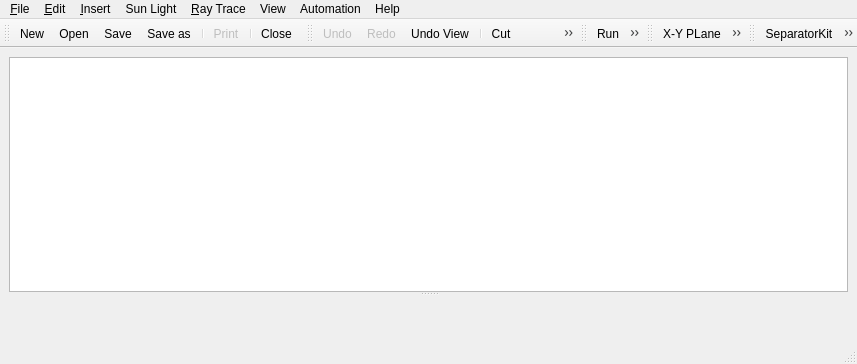
<?xml version="1.0" encoding="UTF-8"?>
<ui version="4.0">
 <author>Manuel J. Blanco</author>
 <class>MainWindow</class>
 <widget class="QMainWindow" name="MainWindow">
  <property name="enabled">
   <bool>true</bool>
  </property>
  <property name="geometry">
   <rect>
    <x>0</x>
    <y>0</y>
    <width>857</width>
    <height>364</height>
   </rect>
  </property>
  <property name="sizePolicy">
   <sizepolicy hsizetype="Expanding" vsizetype="Expanding">
    <horstretch>0</horstretch>
    <verstretch>0</verstretch>
   </sizepolicy>
  </property>
  <property name="acceptDrops">
   <bool>true</bool>
  </property>
  <property name="windowTitle">
   <string>Tonatiuh</string>
  </property>
  <property name="windowIcon">
   <iconset resource="../../tonatiuh.qrc">
    <normaloff>:/icons/LogoTonatiuh.png</normaloff>:/icons/LogoTonatiuh.png</iconset>
  </property>
  <widget class="QWidget" name="centralWidget">
   <property name="sizePolicy">
    <sizepolicy hsizetype="Expanding" vsizetype="Expanding">
     <horstretch>0</horstretch>
     <verstretch>0</verstretch>
    </sizepolicy>
   </property>
   <layout class="QVBoxLayout">
    <item>
     <widget class="QSplitter" name="horizontalSplitter">
      <property name="orientation">
       <enum>Qt::Horizontal</enum>
      </property>
      <widget class="QSplitter" name="modelSplitter">
       <property name="orientation">
        <enum>Qt::Vertical</enum>
       </property>
       <widget class="SceneModelView" name="treeView">
        <property name="sizePolicy">
         <sizepolicy hsizetype="Preferred" vsizetype="Preferred">
          <horstretch>0</horstretch>
          <verstretch>0</verstretch>
         </sizepolicy>
        </property>
        <property name="acceptDrops">
         <bool>true</bool>
        </property>
        <property name="horizontalScrollBarPolicy">
         <enum>Qt::ScrollBarAsNeeded</enum>
        </property>
        <property name="dragEnabled">
         <bool>true</bool>
        </property>
        <property name="dragDropMode">
         <enum>QAbstractItemView::InternalMove</enum>
        </property>
        <property name="selectionBehavior">
         <enum>QAbstractItemView::SelectRows</enum>
        </property>
        <property name="allColumnsShowFocus">
         <bool>false</bool>
        </property>
       </widget>
       <widget class="ParametersView" name="parametersView" native="true">
        <property name="sizePolicy">
         <sizepolicy hsizetype="Preferred" vsizetype="Preferred">
          <horstretch>0</horstretch>
          <verstretch>0</verstretch>
         </sizepolicy>
        </property>
       </widget>
      </widget>
     </widget>
    </item>
   </layout>
  </widget>
  <widget class="QMenuBar" name="menubar">
   <property name="geometry">
    <rect>
     <x>0</x>
     <y>0</y>
     <width>857</width>
     <height>20</height>
    </rect>
   </property>
   <widget class="QMenu" name="menuEdit">
    <property name="title">
     <string>&amp;Edit</string>
    </property>
    <addaction name="actionUndo"/>
    <addaction name="actionRedo"/>
    <addaction name="separator"/>
    <addaction name="actionCut"/>
    <addaction name="actionCopy"/>
    <addaction name="actionPaste_Copy"/>
    <addaction name="actionPaste_Link"/>
    <addaction name="actionDelete"/>
   </widget>
   <widget class="QMenu" name="menuFile">
    <property name="title">
     <string>&amp;File</string>
    </property>
    <widget class="QMenu" name="menuRecent">
     <property name="title">
      <string>&amp;Recent</string>
     </property>
    </widget>
    <addaction name="actionNew"/>
    <addaction name="actionOpen"/>
    <addaction name="menuRecent"/>
    <addaction name="separator"/>
    <addaction name="actionSave"/>
    <addaction name="actionSaveAs"/>
    <addaction name="actionSaveComponent"/>
    <addaction name="separator"/>
    <addaction name="actionPrint"/>
    <addaction name="separator"/>
    <addaction name="actionClose"/>
   </widget>
   <widget class="QMenu" name="menuView">
    <property name="title">
     <string>View</string>
    </property>
    <addaction name="actionAxis"/>
    <addaction name="actionBackground"/>
    <addaction name="actionEdit_Mode"/>
    <addaction name="separator"/>
    <addaction name="action_X_Y_Plane"/>
    <addaction name="action_X_Z_Plane"/>
    <addaction name="action_Y_Z_Plane"/>
    <addaction name="actionSunPlane"/>
    <addaction name="separator"/>
    <addaction name="actionGrid"/>
    <addaction name="actionGridSettings"/>
   </widget>
   <widget class="QMenu" name="menuInsert">
    <property name="title">
     <string>&amp;Insert</string>
    </property>
    <widget class="QMenu" name="menuShape">
     <property name="enabled">
      <bool>false</bool>
     </property>
     <property name="title">
      <string>Shape</string>
     </property>
    </widget>
    <widget class="QMenu" name="menuMaterial">
     <property name="enabled">
      <bool>false</bool>
     </property>
     <property name="title">
      <string>Material</string>
     </property>
    </widget>
    <widget class="QMenu" name="menuTracker">
     <property name="enabled">
      <bool>false</bool>
     </property>
     <property name="title">
      <string>Tracker</string>
     </property>
    </widget>
    <addaction name="actionNode"/>
    <addaction name="actionShapeKit"/>
    <addaction name="separator"/>
    <addaction name="menuShape"/>
    <addaction name="menuMaterial"/>
    <addaction name="menuTracker"/>
    <addaction name="separator"/>
    <addaction name="actionUserComponent"/>
   </widget>
   <widget class="QMenu" name="menuSun_Light">
    <property name="title">
     <string>Sun Light</string>
    </property>
    <addaction name="actionDefine_SunLight"/>
    <addaction name="actionCalculateSunPosition"/>
   </widget>
   <widget class="QMenu" name="menu_Raytrace">
    <property name="title">
     <string>&amp;Ray Trace</string>
    </property>
    <addaction name="actionRayTraceRun"/>
    <addaction name="actionDisplay_rays"/>
    <addaction name="actionExport_PhotonMap"/>
    <addaction name="separator"/>
    <addaction name="actionRayTraceOptions"/>
   </widget>
   <widget class="QMenu" name="menuHelp">
    <property name="title">
     <string>Help</string>
    </property>
    <addaction name="actionAbout"/>
   </widget>
   <widget class="QMenu" name="menuAutomation">
    <property name="title">
     <string>Automation</string>
    </property>
    <addaction name="actionOpenScriptEditor"/>
   </widget>
   <addaction name="menuFile"/>
   <addaction name="menuEdit"/>
   <addaction name="menuInsert"/>
   <addaction name="menuSun_Light"/>
   <addaction name="menu_Raytrace"/>
   <addaction name="menuView"/>
   <addaction name="menuAutomation"/>
   <addaction name="menuHelp"/>
  </widget>
  <widget class="QStatusBar" name="statusbar"/>
  <widget class="QToolBar" name="fileToolBar">
   <property name="orientation">
    <enum>Qt::Horizontal</enum>
   </property>
   <attribute name="toolBarArea">
    <enum>TopToolBarArea</enum>
   </attribute>
   <attribute name="toolBarBreak">
    <bool>false</bool>
   </attribute>
   <addaction name="actionNew"/>
   <addaction name="actionOpen"/>
   <addaction name="actionSave"/>
   <addaction name="actionSaveAs"/>
   <addaction name="separator"/>
   <addaction name="actionPrint"/>
   <addaction name="separator"/>
   <addaction name="actionClose"/>
  </widget>
  <widget class="QToolBar" name="editToolBar">
   <property name="orientation">
    <enum>Qt::Horizontal</enum>
   </property>
   <attribute name="toolBarArea">
    <enum>TopToolBarArea</enum>
   </attribute>
   <attribute name="toolBarBreak">
    <bool>false</bool>
   </attribute>
   <addaction name="actionUndo"/>
   <addaction name="actionRedo"/>
   <addaction name="actionUndoView"/>
   <addaction name="separator"/>
   <addaction name="actionCut"/>
   <addaction name="actionCopy"/>
   <addaction name="actionPaste_Copy"/>
   <addaction name="actionPaste_Link"/>
   <addaction name="actionDelete"/>
  </widget>
  <widget class="QToolBar" name="raytraceToolBar">
   <property name="windowTitle">
    <string>toolBar</string>
   </property>
   <attribute name="toolBarArea">
    <enum>TopToolBarArea</enum>
   </attribute>
   <attribute name="toolBarBreak">
    <bool>false</bool>
   </attribute>
   <addaction name="actionRayTraceRun"/>
   <addaction name="actionExport_PhotonMap"/>
  </widget>
  <widget class="QToolBar" name="viewToolBar">
   <property name="windowTitle">
    <string>toolBar</string>
   </property>
   <attribute name="toolBarArea">
    <enum>TopToolBarArea</enum>
   </attribute>
   <attribute name="toolBarBreak">
    <bool>false</bool>
   </attribute>
   <addaction name="action_X_Y_Plane"/>
   <addaction name="action_Y_Z_Plane"/>
   <addaction name="action_X_Z_Plane"/>
   <addaction name="actionSunPlane"/>
   <addaction name="separator"/>
   <addaction name="actionGridSettings"/>
  </widget>
  <widget class="QToolBar" name="insertTollBar">
   <property name="windowTitle">
    <string>toolBar_2</string>
   </property>
   <attribute name="toolBarArea">
    <enum>TopToolBarArea</enum>
   </attribute>
   <attribute name="toolBarBreak">
    <bool>false</bool>
   </attribute>
   <addaction name="actionNode"/>
   <addaction name="actionShapeKit"/>
  </widget>
  <action name="actionNew">
   <property name="icon">
    <iconset resource="../../tonatiuh.qrc">
     <normaloff>:/icons/new.png</normaloff>:/icons/new.png</iconset>
   </property>
   <property name="text">
    <string>&amp;New</string>
   </property>
  </action>
  <action name="actionOpen">
   <property name="icon">
    <iconset resource="../../tonatiuh.qrc">
     <normaloff>:/icons/open.png</normaloff>:/icons/open.png</iconset>
   </property>
   <property name="text">
    <string>&amp;Open ...</string>
   </property>
  </action>
  <action name="actionSave">
   <property name="icon">
    <iconset resource="../../tonatiuh.qrc">
     <normaloff>:/icons/save.png</normaloff>:/icons/save.png</iconset>
   </property>
   <property name="text">
    <string>&amp;Save</string>
   </property>
  </action>
  <action name="actionSaveAs">
   <property name="icon">
    <iconset resource="../../tonatiuh.qrc">
     <normaloff>:/icons/saveas.png</normaloff>:/icons/saveas.png</iconset>
   </property>
   <property name="text">
    <string>Save &amp;as ...</string>
   </property>
  </action>
  <action name="actionPrint">
   <property name="enabled">
    <bool>false</bool>
   </property>
   <property name="icon">
    <iconset resource="../../tonatiuh.qrc">
     <normaloff>:/icons/print.png</normaloff>:/icons/print.png</iconset>
   </property>
   <property name="text">
    <string>&amp;Print</string>
   </property>
  </action>
  <action name="actionClose">
   <property name="icon">
    <iconset resource="../../tonatiuh.qrc">
     <normaloff>:/icons/close.png</normaloff>:/icons/close.png</iconset>
   </property>
   <property name="text">
    <string>&amp;Close</string>
   </property>
  </action>
  <action name="actionUndo">
   <property name="enabled">
    <bool>false</bool>
   </property>
   <property name="icon">
    <iconset resource="../../tonatiuh.qrc">
     <normaloff>:/icons/undo.png</normaloff>:/icons/undo.png</iconset>
   </property>
   <property name="text">
    <string>&amp;Undo</string>
   </property>
  </action>
  <action name="actionRedo">
   <property name="enabled">
    <bool>false</bool>
   </property>
   <property name="icon">
    <iconset resource="../../tonatiuh.qrc">
     <normaloff>:/icons/redo.png</normaloff>:/icons/redo.png</iconset>
   </property>
   <property name="text">
    <string>&amp;Redo</string>
   </property>
  </action>
  <action name="actionCut">
   <property name="icon">
    <iconset resource="../../tonatiuh.qrc">
     <normaloff>:/icons/cut.png</normaloff>:/icons/cut.png</iconset>
   </property>
   <property name="text">
    <string>&amp;Cut</string>
   </property>
   <property name="shortcut">
    <string>Ctrl+X</string>
   </property>
  </action>
  <action name="actionCopy">
   <property name="icon">
    <iconset resource="../../tonatiuh.qrc">
     <normaloff>:/icons/copy.png</normaloff>:/icons/copy.png</iconset>
   </property>
   <property name="text">
    <string>&amp;Copy</string>
   </property>
   <property name="shortcut">
    <string>Ctrl+C</string>
   </property>
  </action>
  <action name="actionPaste_Copy">
   <property name="icon">
    <iconset resource="../../tonatiuh.qrc">
     <normaloff>:/icons/paste.png</normaloff>:/icons/paste.png</iconset>
   </property>
   <property name="text">
    <string>&amp;Paste</string>
   </property>
   <property name="shortcut">
    <string>Ctrl+V</string>
   </property>
  </action>
  <action name="actionRayTraceRun">
   <property name="icon">
    <iconset resource="../../tonatiuh.qrc">
     <normaloff>:/icons/run.png</normaloff>:/icons/run.png</iconset>
   </property>
   <property name="text">
    <string>&amp;Run</string>
   </property>
  </action>
  <action name="actionAxis">
   <property name="checkable">
    <bool>true</bool>
   </property>
   <property name="checked">
    <bool>true</bool>
   </property>
   <property name="enabled">
    <bool>true</bool>
   </property>
   <property name="text">
    <string>Axis</string>
   </property>
   <property name="toolTip">
    <string>Draw Shape Local Axis</string>
   </property>
  </action>
  <action name="actionUndoView">
   <property name="icon">
    <iconset resource="../../tonatiuh.qrc">
     <normaloff>:/icons/undoView.png</normaloff>:/icons/undoView.png</iconset>
   </property>
   <property name="text">
    <string>Undo View</string>
   </property>
  </action>
  <action name="actionNode">
   <property name="icon">
    <iconset resource="../../tonatiuh.qrc">
     <normaloff>:/icons/separatorKit.png</normaloff>:/icons/separatorKit.png</iconset>
   </property>
   <property name="text">
    <string>SeparatorKit</string>
   </property>
  </action>
  <action name="actionDisplay_rays">
   <property name="checkable">
    <bool>true</bool>
   </property>
   <property name="checked">
    <bool>false</bool>
   </property>
   <property name="enabled">
    <bool>false</bool>
   </property>
   <property name="text">
    <string>Display rays</string>
   </property>
  </action>
  <action name="actionPaste_Link">
   <property name="icon">
    <iconset resource="../../tonatiuh.qrc">
     <normaloff>:/icons/paste_link.png</normaloff>:/icons/paste_link.png</iconset>
   </property>
   <property name="text">
    <string>Paste Link</string>
   </property>
  </action>
  <action name="actionDelete">
   <property name="icon">
    <iconset resource="../../tonatiuh.qrc">
     <normaloff>:/icons/delete.png</normaloff>:/icons/delete.png</iconset>
   </property>
   <property name="text">
    <string>Delete</string>
   </property>
   <property name="shortcut">
    <string>Backspace</string>
   </property>
  </action>
  <action name="actionRayTraceOptions">
   <property name="text">
    <string>Ray Trace Options ...</string>
   </property>
  </action>
  <action name="actionShapeKit">
   <property name="icon">
    <iconset resource="../../tonatiuh.qrc">
     <normaloff>:/icons/shapeKit.png</normaloff>:/icons/shapeKit.png</iconset>
   </property>
   <property name="text">
    <string>ShapeKit</string>
   </property>
  </action>
  <action name="action_X_Y_Plane">
   <property name="icon">
    <iconset resource="../../tonatiuh.qrc">
     <normaloff>:/icons/viewer_viewXY.png</normaloff>:/icons/viewer_viewXY.png</iconset>
   </property>
   <property name="text">
    <string>X-Y PLane</string>
   </property>
  </action>
  <action name="action_X_Z_Plane">
   <property name="icon">
    <iconset resource="../../tonatiuh.qrc">
     <normaloff>:/icons/viewer_viewXZ.png</normaloff>:/icons/viewer_viewXZ.png</iconset>
   </property>
   <property name="text">
    <string>X-Z Plane</string>
   </property>
  </action>
  <action name="action_Y_Z_Plane">
   <property name="icon">
    <iconset resource="../../tonatiuh.qrc">
     <normaloff>:/icons/viewer_viewYZ.png</normaloff>:/icons/viewer_viewYZ.png</iconset>
   </property>
   <property name="text">
    <string>Z-YPlane</string>
   </property>
  </action>
  <action name="actionDefine_SunLight">
   <property name="enabled">
    <bool>true</bool>
   </property>
   <property name="icon">
    <iconset resource="../../tonatiuh.qrc">
     <normaloff>:/icons/lightKit.png</normaloff>:/icons/lightKit.png</iconset>
   </property>
   <property name="text">
    <string>Define SunLight ...</string>
   </property>
  </action>
  <action name="actionEdit_Mode">
   <property name="checkable">
    <bool>true</bool>
   </property>
   <property name="text">
    <string>Edit Mode</string>
   </property>
  </action>
  <action name="actionGrid">
   <property name="checkable">
    <bool>true</bool>
   </property>
   <property name="checked">
    <bool>false</bool>
   </property>
   <property name="enabled">
    <bool>true</bool>
   </property>
   <property name="text">
    <string>Grid</string>
   </property>
  </action>
  <action name="actionBackground">
   <property name="checkable">
    <bool>true</bool>
   </property>
   <property name="checked">
    <bool>true</bool>
   </property>
   <property name="text">
    <string>Background</string>
   </property>
  </action>
  <action name="actionCalculateSunPosition">
   <property name="checkable">
    <bool>false</bool>
   </property>
   <property name="enabled">
    <bool>false</bool>
   </property>
   <property name="text">
    <string>Sun Position Calculator ...</string>
   </property>
  </action>
  <action name="actionExport_PhotonMap">
   <property name="icon">
    <iconset resource="../../tonatiuh.qrc">
     <normaloff>:/icons/export.png</normaloff>:/icons/export.png</iconset>
   </property>
   <property name="text">
    <string>Export PhotonMap</string>
   </property>
  </action>
  <action name="actionUserComponent">
   <property name="text">
    <string>User Component</string>
   </property>
  </action>
  <action name="actionSaveComponent">
   <property name="text">
    <string>Save Component</string>
   </property>
  </action>
  <action name="actionSunPlane">
   <property name="icon">
    <iconset resource="../../tonatiuh.qrc">
     <normaloff>:/icons/viewer_viewSun.png</normaloff>:/icons/viewer_viewSun.png</iconset>
   </property>
   <property name="text">
    <string>SunPlane</string>
   </property>
  </action>
  <action name="actionGridSettings">
   <property name="enabled">
    <bool>false</bool>
   </property>
   <property name="icon">
    <iconset resource="../../tonatiuh.qrc">
     <normaloff>:/icons/grid.png</normaloff>:/icons/grid.png</iconset>
   </property>
   <property name="text">
    <string>Grid Settings ...</string>
   </property>
  </action>
  <action name="actionAbout">
   <property name="text">
    <string>About...</string>
   </property>
  </action>
  <action name="actionOpenScriptEditor">
   <property name="text">
    <string>Script Editor</string>
   </property>
  </action>
 </widget>
 <layoutdefault spacing="6" margin="9"/>
 <customwidgets>
  <customwidget>
   <class>ParametersView</class>
   <extends>QWidget</extends>
   <header location="global">ParametersView.h</header>
   <container>1</container>
  </customwidget>
  <customwidget>
   <class>SceneModelView</class>
   <extends>QTreeView</extends>
   <header location="global">SceneModelView.h</header>
  </customwidget>
 </customwidgets>
 <resources>
  <include location="../../tonatiuh.qrc"/>
 </resources>
 <connections>
  <connection>
   <sender>actionGrid</sender>
   <signal>toggled(bool)</signal>
   <receiver>actionGridSettings</receiver>
   <slot>setEnabled(bool)</slot>
   <hints>
    <hint type="sourcelabel">
     <x>-1</x>
     <y>-1</y>
    </hint>
    <hint type="destinationlabel">
     <x>-1</x>
     <y>-1</y>
    </hint>
   </hints>
  </connection>
 </connections>
</ui>
